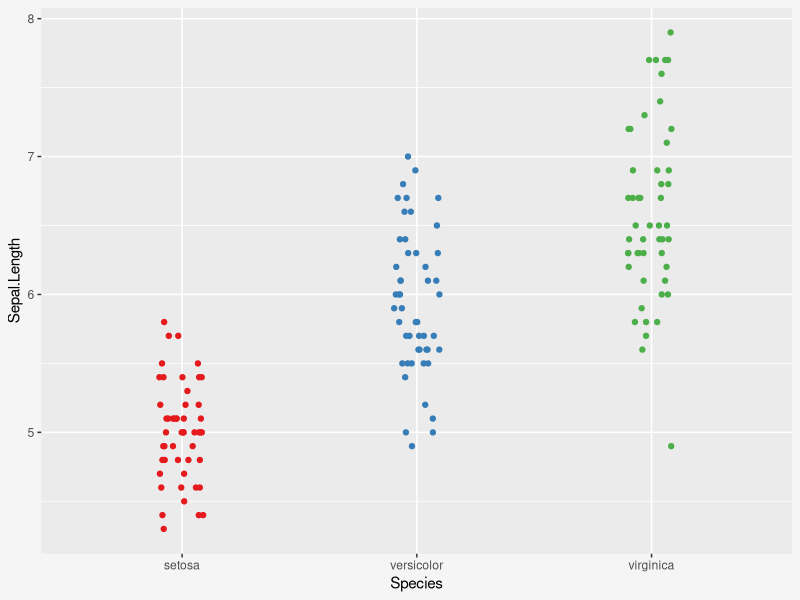

This figure's R source:
## ---- chunk 1
# Package imports
library(ggplot2)

# BG color for plots - should match .figure and .caption classes in rmd_style.css
figbg = "whitesmoke"
## ---- chunk 2
#| label: fig-1d-scatterplot
#| echo: FALSE
#| fig-cap: "Univariate (1D) scatterplot of sepal length for each species from the `iris` dataset, with jitter."

p = ggplot(iris, aes(x=Species, y=Sepal.Length, color=Species)) +
  geom_jitter(width=0.1, height=0) +
  scale_color_brewer(palette="Set1") +
  theme(legend.position = "none",
        plot.background = element_rect(fill = figbg, color = figbg))

p
